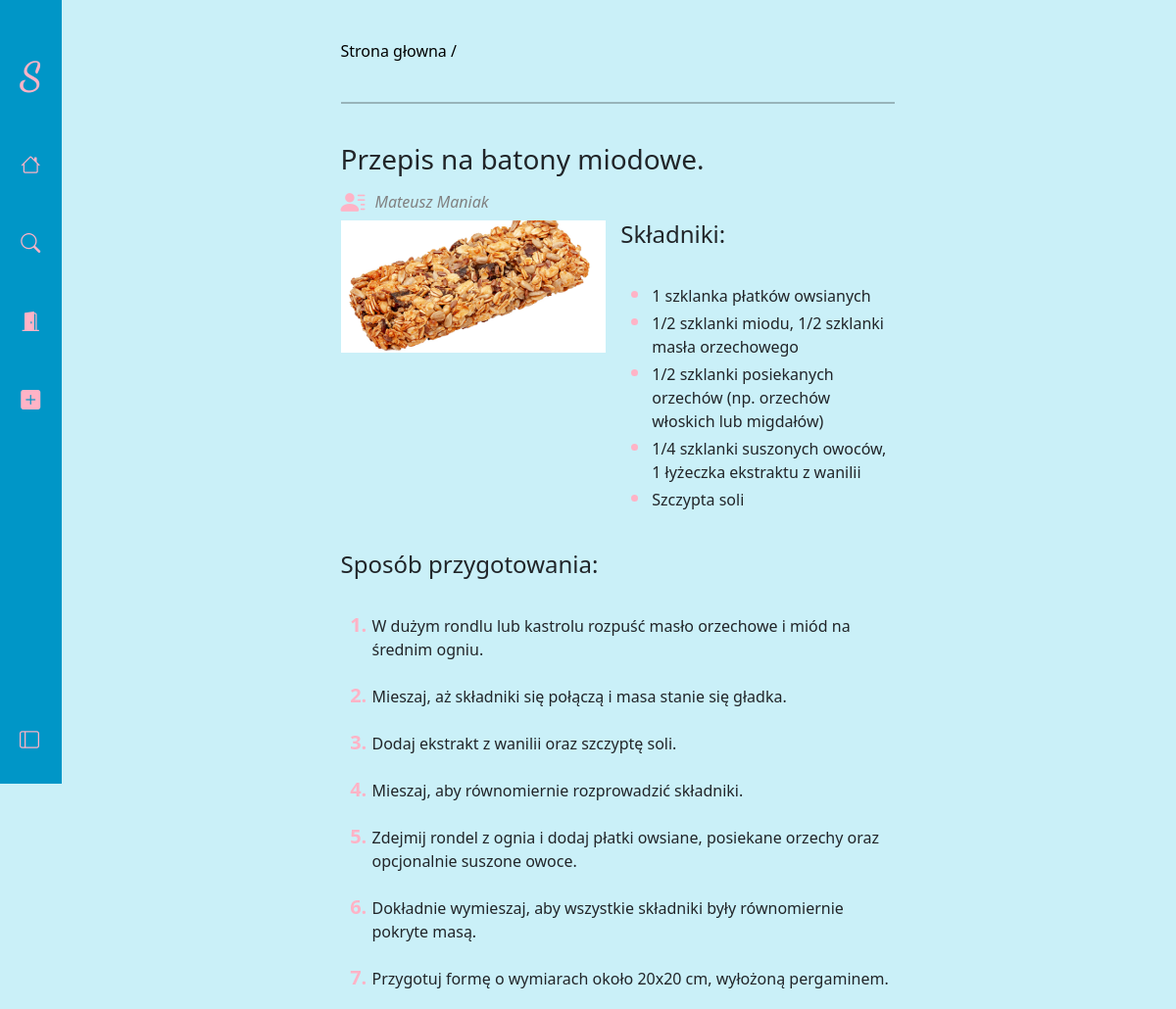
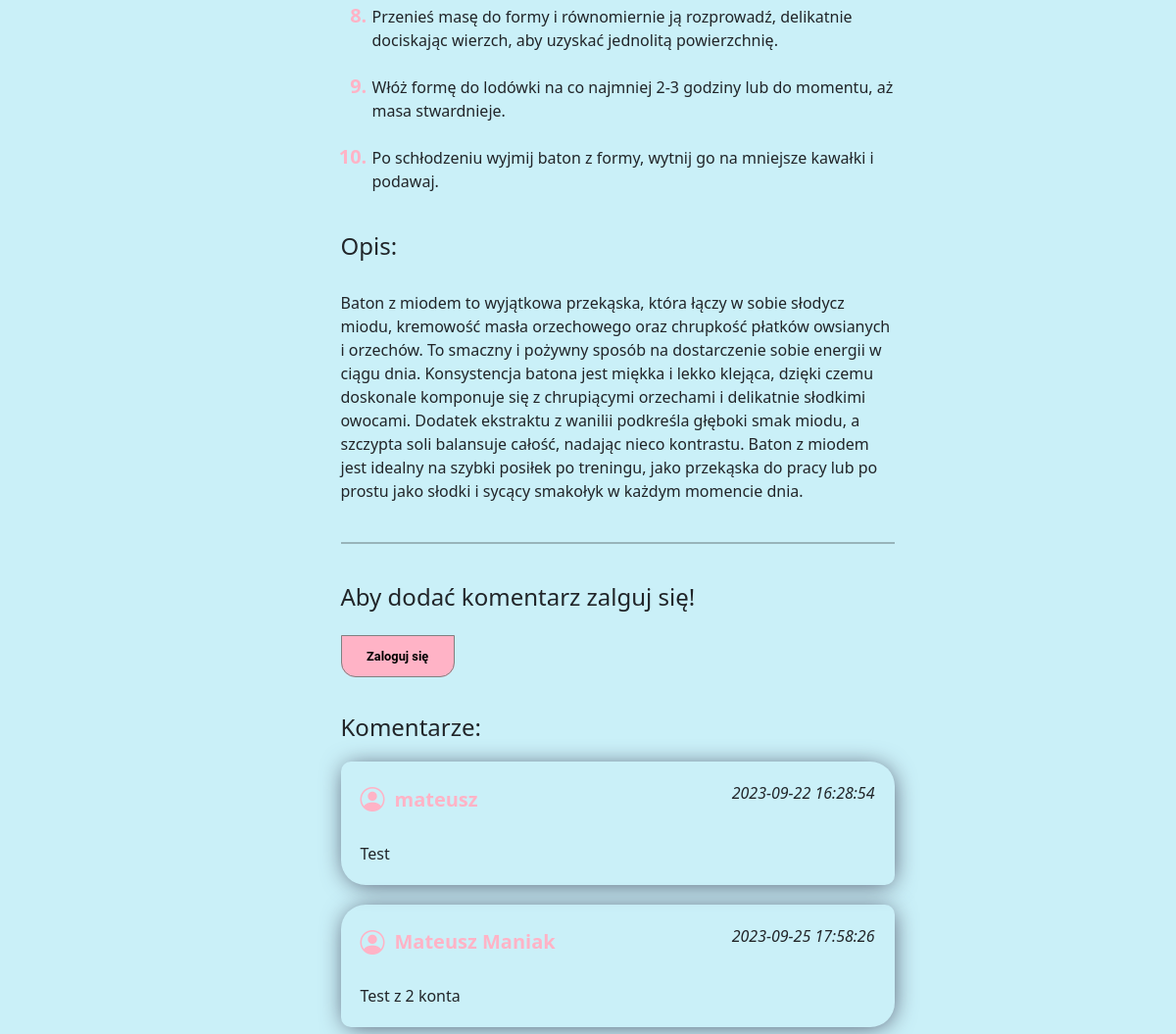
/recipe.php?id=1, run on the app's committed database (2 pictures, top to bottom).
### tables this page shows
CREATE TABLE `post` (
  `id` int(11) NOT NULL,
  `title` varchar(255) NOT NULL,
  `description` text NOT NULL,
  `ingredients` text NOT NULL,
  `preparation` text NOT NULL,
  `date` datetime NOT NULL DEFAULT current_timestamp(),
  `user_id` int(11) NOT NULL,
  `image_path` varchar(255) NOT NULL,
  `categories_id` int(11) NOT NULL,
  `status` int(11) NOT NULL
);

CREATE TABLE `users` (
  `id` int(11) NOT NULL,
  `login` varchar(255) NOT NULL,
  `password` varchar(255) NOT NULL,
  `username` varchar(255) NOT NULL
);

CREATE TABLE `comment` (
  `id` int(11) NOT NULL,
  `date` timestamp NOT NULL DEFAULT current_timestamp(),
  `message` text DEFAULT NULL,
  `user_id` int(11) DEFAULT NULL,
  `post_id` int(11) DEFAULT NULL
);

### recipe.php (the view, shortened to what this page needs)
<!DOCTYPE html>
<html lang="pl">
<head>
    <link href="https://cdn.jsdelivr.net/npm/bootstrap@5.3.1/dist/css/bootstrap.min.css" rel="stylesheet"
>
    <link rel="stylesheet" href="https://cdn.jsdelivr.net/npm/bootstrap-icons@1.10.5/font/bootstrap-icons.css">
    <?php include'config.php'; ?>
    <link rel="stylesheet" href="css/aside.css">
    <link rel="stylesheet" href="css/recipe.css">
</head>
<body>
    <main class="app">
        <?php
            include'header.php';
        ?>
        <section class="main_section">
            <main>
                <header class="page-header">
                    <span>
                        <a href="index.php">Strona głowna /</a>
                    </span>
                </header>
                <br>
                <hr><br>
                <section>
                    <?php
                        $id = $_GET['id'];
                        $sql = "SELECT * FROM post INNER JOIN users ON user_id = users.id WHERE post.id = $id";
                        $res = mysqli_query($conn, $sql);
                        while($recipe = mysqli_fetch_assoc($res)){
                            echo '
                                <div class="title">
                                    <h3>'. $recipe['title'] .'</h3>
                                    <span class="author"> <i class="bi bi-person-lines-fill"></i> <i>'. $recipe['username'] .'</i></span>
                                </div>
                                <div class="top">
                                    <div class="img">
                                        <img src="foto/'. $recipe['image_path'] .'" alt="">
                                    </div>
                                    <br>
                                    <div class="ingredients" style="margin-left: 15px;">
                                        <h4>Składniki:</h4>
                                        <br>
                                        <ul>';
                                            $all = explode('|' , $recipe['ingredients']);
                                            foreach($all as $x){
                                                echo"<li>" . $x . "</li>";
                                            }
                                        echo' </ul>
                                    </div>
                                </div>
                                <br>
                                <div class="bottom">
                                    <div class="preparation">
                                        <h4>Sposób przygotowania:</h4>
                                        <br>
                                        <ol type="1">';
                                            $all = explode('|' , $recipe['preparation']);
                                            foreach($all as $x){
                                                echo"<li>" . $x . "</li>";
                                            }
                                        echo'</ol>
                                    </div>
                                    <br>
                                    <div class="description">
                                        <h4> Opis: </h4>
                                        <br>
                                        '; echo $recipe['description']; echo'
                                        <br><br>
                                    </div>
                            ';
                        }
                    ?>
                        <hr>
                        <br>
                        <div class="comments" id="comments">
                            <?php
                                if(isset($_SESSION['login_status'])){
                            ?>
                                <h4>Dodaj swój komentarz!</h4>
                                <br>
                                <form action="backend-files/addComment.php">
                                    <input type="hidden" name="post_id" value=<?php echo $id ?>>
                                    <textarea name="message" id="" cols="80" rows="5"></textarea>
                                    <input type="submit" value="Wyślij">
                                </form>
                            <?php }else{ ?>
                                <h4>Aby dodać komentarz zalguj się!</h4>
                                <br>
                                <a href="login.php" class="login-button">Zaloguj się</a>
                            <?php } ?>
                            <br><br><br>
                            <h4> Komentarze: </h4>
                                <?php
                                    $sql_comm = "SELECT * FROM comment INNER JOIN users ON user_id = users.id WHERE post_id = $id";
                                    $res_comm = mysqli_query($conn, $sql_comm);
                                    while($comment = mysqli_fetch_assoc($res_comm)){
                                        echo'
                                            <div class="comment">
                                                <div class="top">
                                                    <div class="author">
                                                        <i class="bi bi-person-circle"></i> '. $comment['username'] .'
                                                    </div>
                                                    <i class="date">
                                                        '. $comment['date'] .'
                                                    </i>
                                                </div>
                                                <br>
                                                <div class="message">
                                                    '. $comment['message'] .'
                                                </div>
                                            </div>
                                        ';
                                    }
                                ?>
                            <br><br><br>
                        </div>
                    </div>
                </section>
            </main>
        </section>
    </main>
</body>
</html>

### css/aside.css (style rules this page uses)
body { margin: 0; padding: 0; background-color: #caf0f8; }
a { text-decoration: none; color: black; }
.app { position: relative; min-height: 100vh; height: 100%; }
hr { border: 1px solid black; }
.main_section { position: absolute; top: 40px; left: 65px; right: 5px; height: 100%; }

### css/recipe.css (style rules this page uses)
.main_section main { width: 50%; margin: 0 auto; }
.author { color: gray; display: flex; align-items: center; gap: 10px; }
.author .bi { font-size: 25px; color: #ffb3c6; }
.top { display: flex; }
.img { width: 100%; }
.img img { width: 100%; }
.ingredients { width: auto; }
ol { display: flex; flex-direction: column; gap: 20px; }
li::marker { font-size: 20px; font-weight: 700; color:#ffb3c6; }
.comment { margin: 20px 0; padding: 20px; border-radius: 10px 25px; -webkit-box-shadow: 1px 2px 24px -4px rgba(66, 68, 90, 1); -moz-box-shadow: 1px 2px 24px -4px rgba(66, 68, 90, 1); box-shadow: 1px 2px 24px -4px rgba(66, 68, 90, 1); }
.comment:nth-child(odd) { border-radius: 25px 10px; }
.comment .top { justify-content: space-between; }
.comment .author { font-size: 20px; font-weight: 700; color: #ffb3c6; }
.login-button { background:#FFB3C6 ; border: 1px solid gray; padding: 1em 2em; font-family:'Roboto', sans-serif; font-weight: bold; font-size:.8rem; border-radius: 0 0 15px 15px; }

### data on the page
post: title "Przepis na batony miodowe.", user.username "Mateusz Maniak", image_path (picture), ingredients "1 szklanka płatków owsianych", ingredients "1/2 szklanki miodu, 1/2 szklanki masła orzechowego", ingredients "1/2 szklanki posiekanych orzechów (np. orzechów włoskich lub migdałów)", ingredients "1/4 szklanki suszonych owoców, 1 łyżeczka ekstraktu z wanilii", ingredients "Szczypta soli", preparation "W dużym rondlu lub kastrolu rozpuść masło orzechowe i miód na średnim ogniu.", preparation "Mieszaj, aż składniki się połączą i masa stanie się gładka.", preparation "Dodaj ekstrakt z wanilii oraz szczyptę soli.", preparation "Mieszaj, aby równomiernie rozprowadzić składniki.", preparation "Zdejmij rondel z ognia i dodaj płatki owsiane, posiekane orzechy oraz opcjonalnie suszone owoce.", preparation "Dokładnie wymieszaj, aby wszystkie składniki były równomiernie pokryte masą.", preparation "Przygotuj formę o wymiarach około 20x20 cm, wyłożoną pergaminem.", preparation "Przenieś masę do formy i równomiernie ją rozprowadź, delikatnie dociskając wierzch, aby uzyskać jednolitą powierzchnię.", preparation "Włóż formę do lodówki na co najmniej 2-3 godziny lub do momentu, aż masa stwardnieje.", preparation "Po schłodzeniu wyjmij baton z formy, wytnij go na mniejsze kawałki i podawaj.", description "Baton z miodem to wyjątkowa przekąska, która łączy w sobie słodycz miodu, kremowość masła orzechowego oraz chrupkość płatków owsianych i orzechów. To smaczny i pożywny sposób na dostarczenie sobie energii w ciągu dnia. Konsystencja batona jest miękka i lekko klejąca, dzięki czemu doskonale komponuje się z chrupiącymi orzechami i delikatnie słodkimi owocami. Dodatek ekstraktu z wanilii podkreśla głęboki smak miodu, a szczypta soli balansuje całość, nadając nieco kontrastu. Baton z miodem jest idealny na szybki posiłek po treningu, jako przekąska do pracy lub po prostu jako słodki i sycący smakołyk w każdym momencie dnia."
comment: user.username "mateusz", date "2023-09-22 16:28:54", message "Test"
comment: user.username "Mateusz Maniak", date "2023-09-25 17:58:26", message "Test z 2 konta"
